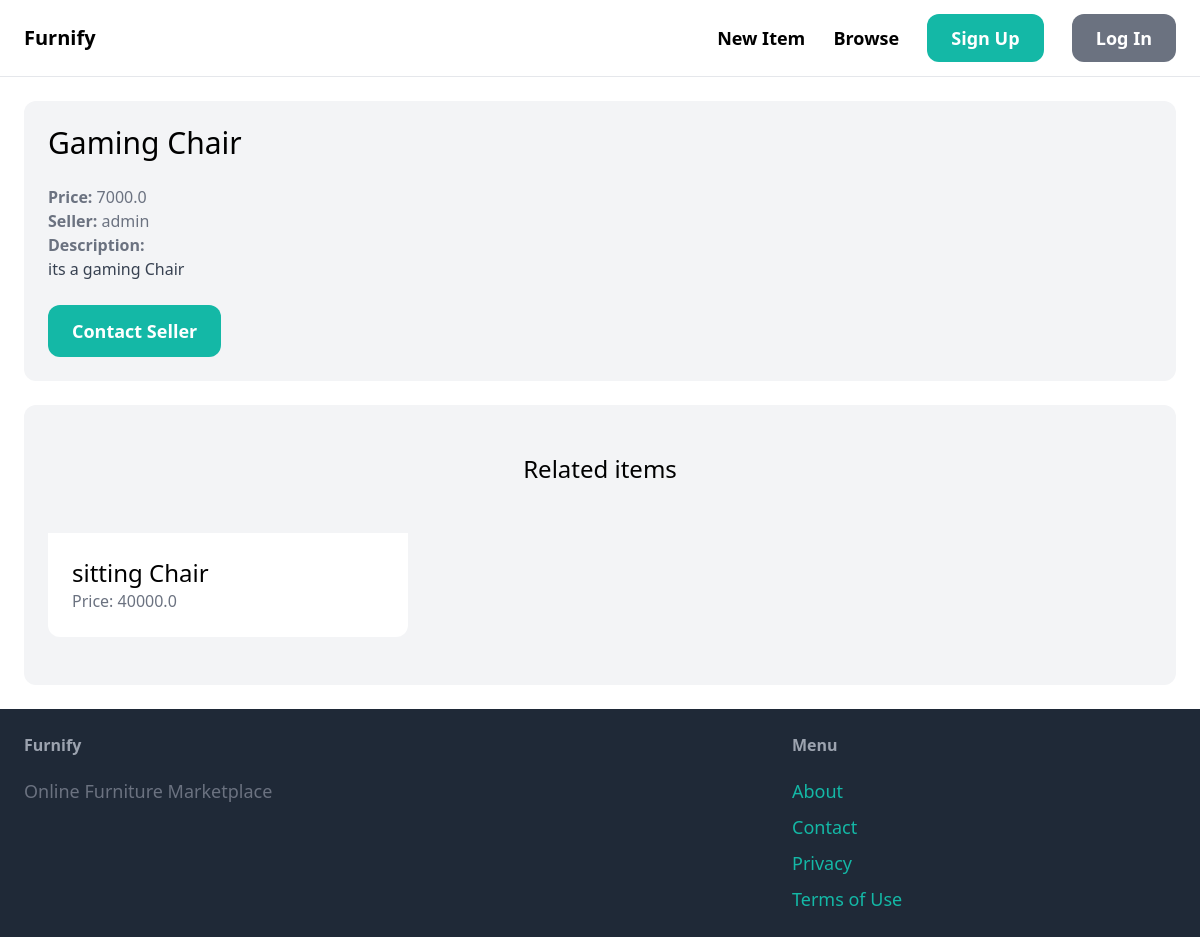
Page /items/1/ on the committed database.
### item/models.py (models this page shows, shortened)
class Item(models.Model):
    category = models.ForeignKey(Category, related_name='items', on_delete=models.CASCADE)
    name = models.CharField(max_length=255)
    description = models.TextField(blank=True, null=True)
    price = models.FloatField()
    image = models.ImageField(upload_to='item_images', blank=True, null=True)
    is_sold = models.BooleanField(default=False)
    created_by = models.ForeignKey(User, related_name='items', on_delete=models.CASCADE)
    created_at = models.DateTimeField(auto_now_add=True)

### item/views.py (the view)
# urls.py: path('<int:pk>/', views.detail, name='detail'),
def detail(request, pk):
    item = get_object_or_404(Item, pk=pk)
    related_items = Item.objects.filter(category=item.category, is_sold=False).exclude(pk=pk)[0:3]
    return render(request, 'item/detail.html', {
        'item': item,
        'related_items' : related_items
    })

### item/templates/item/detail.html (shortened to what this page needs)
{%extends 'core/base.html'%}
{% block content %}
    <div class="col-span-2 p-6 bg-gray-100 rounded-xl">
        <h1 class="mb-6 text-3xl">{{ item.name }} </h1>
        <p class="text-gray-500"><strong>Price: </strong>{{ item.price }}</p>
        <p class="text-gray-500"><strong>Seller: </strong>{{ item.created_by.username }}</p>
        {%if item.description %}
        <p class="text-gray-700">
            <strong class="text-gray-500">Description:</strong><br>
            {{ item.description }}
        </p>
            {% endif %}
        <a href="#" class="inline-block mt-6 px-6 py-3 text-lg font-semibold bg-teal-500 text-white rounded-xl hover:bg-teal-700">Contact Seller</a>
    </div>
    <div class="mt-6 px-6 py-12 bg-gray-100 rounded-xl">
    <h2 class="mb-12 text-2xl text-center">Related items</h2>
        <div class="grid grid-cols-3 gap-3">
            {% for item in related_items %}
                <div>
                        <a href="{% url 'item:detail' item.id %}" >
                            <div class="p-6 bg-white rounded-b-xl">
                                <h2 class="text-2xl">{{ item.name }}</h2>
                                <p class="text-gray-500">Price: {{ item.price }}
                            </div>
                        </a>
                </div>
            {%endfor%}
        </div>
    </div>
{% endblock %}

### rows in the picture
Item: name "Gaming Chair", price "7000.0", created_by.username "admin", description "its a gaming Chair"
Item: name "sitting Chair", price "40000.0"
